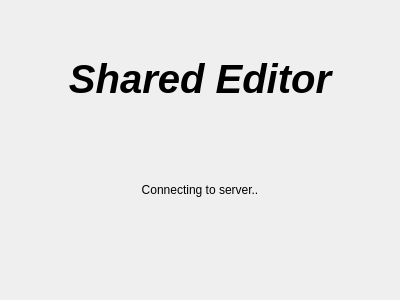
<?xml version="1.0" encoding="UTF-8"?>
<ui version="4.0">
 <class>Landing</class>
 <widget class="QDialog" name="Landing">
  <property name="geometry">
   <rect>
    <x>0</x>
    <y>0</y>
    <width>400</width>
    <height>300</height>
   </rect>
  </property>
  <property name="windowTitle">
   <string>Shared Editor</string>
  </property>
  <layout class="QVBoxLayout" name="verticalLayout">
   <item>
    <widget class="QWidget" name="widget_2" native="true">
     <layout class="QHBoxLayout" name="horizontalLayout">
      <item>
       <widget class="QLabel" name="label">
        <property name="sizePolicy">
         <sizepolicy hsizetype="Preferred" vsizetype="Preferred">
          <horstretch>0</horstretch>
          <verstretch>0</verstretch>
         </sizepolicy>
        </property>
        <property name="baseSize">
         <size>
          <width>0</width>
          <height>0</height>
         </size>
        </property>
        <property name="font">
         <font>
          <pointsize>30</pointsize>
          <weight>75</weight>
          <italic>true</italic>
          <bold>true</bold>
          <strikeout>false</strikeout>
         </font>
        </property>
        <property name="text">
         <string>Shared Editor</string>
        </property>
        <property name="alignment">
         <set>Qt::AlignCenter</set>
        </property>
       </widget>
      </item>
     </layout>
    </widget>
   </item>
   <item>
    <widget class="QWidget" name="widget" native="true">
     <layout class="QVBoxLayout" name="verticalLayout_2">
      <item>
       <widget class="QLabel" name="label_2">
        <property name="text">
         <string>Connecting to server..</string>
        </property>
        <property name="alignment">
         <set>Qt::AlignCenter</set>
        </property>
       </widget>
      </item>
      <item>
       <widget class="QLabel" name="loading">
        <property name="text">
         <string/>
        </property>
        <property name="alignment">
         <set>Qt::AlignCenter</set>
        </property>
       </widget>
      </item>
     </layout>
    </widget>
   </item>
  </layout>
 </widget>
 <resources/>
 <connections/>
</ui>
